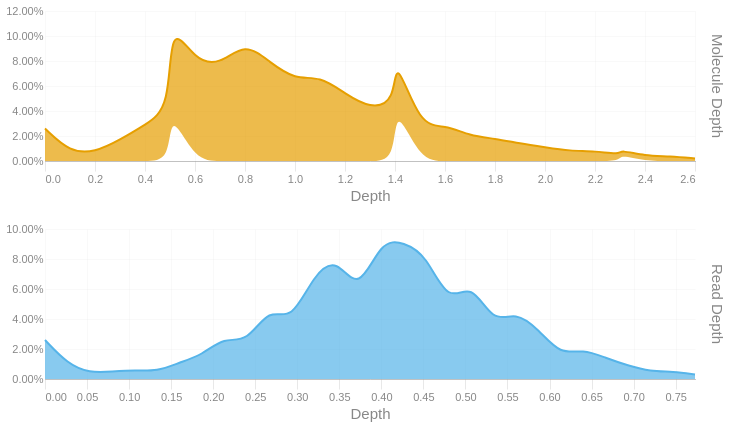

This figure's notebook cell:
### Code cell
readdep = depth_hist(tb['Read Depth'], q99, 3)
readdep = readdep.with_columns(pl.lit('Read Depth').alias('Metric'))
if not SKIPLR:
    moldep = depth_hist(tb['Molecule Depth'], mol_q99, 1)
    moldep = moldep.with_columns(pl.lit('Molecule Depth').alias('Metric'))
    _hist = pl.concat([readdep, moldep])
    _hist = _hist.filter(pl.col('Proportion') != 0)
    with SafeRender(_hist):
        (
            alt.Chart(_hist)        
            .mark_area(interpolate = "basis")
            .encode(
                x=alt.X('Bin:Q').scale(domainMin=0).axis(alt.Axis(title='Depth')),
                y = alt.Y('Proportion:Q', title = None).axis(format = '.2%'),
                color = alt.Color('Metric:N').legend(None),
                row = alt.Row("Metric:N").header(title = None, labelOrient = 'right'),
                tooltip = [
                    alt.Tooltip("Metric:N", title = "Metric"),
                    alt.Tooltip('Interval:N', title = "Depth Interval"),
                    alt.Tooltip('Proportion:Q', title = "% Alignments").format('.2%')
                ]
            )
            .resolve_scale(x='independent', y='independent')
            .properties(
                height = 150, width = 650,
                usermeta={'embedOptions': {'downloadFileName': f'{samplename}.depth.hist'}}
            )
        ).display()
else:
    readdep = readdep.filter(pl.col('Proportion') != 0)
    with SafeRender(readdep):
        (
            alt.Chart(readdep)        
            .mark_area(interpolate = "basis")
            .encode(
                x=alt.X('Bin:Q').scale(domainMin=0).axis(alt.Axis(title='Depth')),
                y = alt.Y('Proportion:Q', title = None).axis(format = '.2%'),
                tooltip = [
                    alt.Tooltip('Interval:N', title = "Depth Interval"),
                    alt.Tooltip('Proportion:Q', title = "% Alignments").format('.2%')
                ]
            )
            .properties(
                usermeta={'embedOptions': {'downloadFileName': f'{samplename}.depth.hist'}}
            )
        ).display()

### Figure 1 — Vega-Lite specification as saved in the notebook (floating-point values rounded to 4 significant figures)
{"width": 650, "height": 150, "config": {"title": {"anchor": "start", "dy": -15, "fontSize": 18, "color": "#888888", "subtitleColor": "#888888", "subtitleFontSize": 14}, "arc": {"fill": "#0072B2"}, "axis": {"domainColor": "#888888", "domainWidth": 0.5, "gridWidth": 0.2, "grid": false, "titleFontWeight": 400, "titleFontSize": 15, "labelFontSize": 11, "labelColor": "#888888", "tickColor": "#888888", "tickWidth": 0.2, "titleColor": "#888888"}, "axisBand": {"grid": false}, "axisX": {"grid": true, "tickSize": 10, "domainCap": "round"}, "axisY": {"domain": false, "grid": true, "tickSize": 0, "domainCap": "round"}, "background": "transparent", "header": {"labelFontSize": 15, "labelColor": "#888888", "titleFontSize": 15, "titleFontWeight": 600, "titleColor": "#888888"}, "legend": {"labelFont": "sans-serif", "labelFontSize": 12, "labelColor": "#888888", "symbolSize": 100, "symbolType": "circle", "titleFontSize": 12, "titlePadding": 10, "titleColor": "#888888", "title": null}, "range": {"category": ["#E69F00", "#56B4E9", "#009E73", "#F0E442", "#0072B2", "#D55E00", "#CC79A7", "#000000"], "diverging": ["#cfe8f3", "#a2d4ec", "#73bfe2", "#46abdb", "#1696d2", "#12719e"]}, "area": {"fill": "#0072B2", "fillOpacity": 0.7, "line": true, "strokeOpacity": 0.7}, "line": {"color": "#0072B2", "stroke": "#0072B2", "strokeWidth": 2}, "trail": {"color": "#0072B2", "stroke": "#0072B2", "strokeWidth": 0, "size": 1}, "point": {"filled": true, "fillOpacity": 1.0, "size": 95}, "text": {"color": "#888888", "fontSize": 11, "align": "right", "fontWeight": 400, "size": 11}, "bar": {"fill": "#0072B2", "stroke": null}, "view": {"stroke": null, "continuousWidth": 660, "continuousHeight": 400}}, "data": {"name": "data-f4ed4e9727da8cbe5f76261010b7fec9"}, "mark": {"type": "area", "interpolate": "basis"}, "encoding": {"color": {"field": "Metric", "legend": null, "type": "nominal"}, "row": {"field": "Metric", "header": {"title": null, "labelOrient": "right"}, "type": "nominal"}, "tooltip": [{"field": "Metric", "title": "Metric", "type": "nominal"}, {"field": "Interval", "title": "Depth Interval", "type": "nominal"}, {"field": "Proportion", "format": ".2%", "title": "% Alignments", "type": "quantitative"}], "x": {"axis": {"title": "Depth"}, "field": "Bin", "scale": {"domainMin": 0}, "type": "quantitative"}, "y": {"axis": {"format": ".2%"}, "field": "Proportion", "title": null, "type": "quantitative"}}, "resolve": {"scale": {"x": "independent", "y": "independent"}}, "usermeta": {"embedOptions": {"downloadFileName": "S1_Annapolis_13.depth.hist"}}, "$schema": "https://vega.github.io/schema/vega-lite/v6.1.0.json", "datasets": {"data-f4ed4e9727da8cbe5f76261010b7fec9": [{"Bin": 0.0, "Interval": "0.0-0.027", "Proportion": 0.026, "Metric": "Read Depth"}, {"Bin": 0.027, "Interval": "0.027-0.053", "Proportion": 0.01, "Metric": "Read Depth"}, {"Bin": 0.053, "Interval": "0.053-0.08", "Proportion": 0.004, "Metric": "Read Depth"}, {"Bin": 0.08, "Interval": "0.08-0.107", "Proportion": 0.005, "Metric": "Read Depth"}, {"Bin": 0.107, "Interval": "0.107-0.133", "Proportion": 0.006, "Metric": "Read Depth"}, {"Bin": 0.133, "Interval": "0.133-0.16", "Proportion": 0.005, "Metric": "Read Depth"}, {"Bin": 0.16, "Interval": "0.16-0.187", "Proportion": 0.011, "Metric": "Read Depth"}, {"Bin": 0.187, "Interval": "0.187-0.213", "Proportion": 0.016, "Metric": "Read Depth"}, {"Bin": 0.213, "Interval": "0.213-0.24", "Proportion": 0.028, "Metric": "Read Depth"}, {"Bin": 0.24, "Interval": "0.24-0.267", "Proportion": 0.024, "Metric": "Read Depth"}, {"Bin": 0.267, "Interval": "0.267-0.293", "Proportion": 0.048, "Metric": "Read Depth"}, {"Bin": 0.293, "Interval": "0.293-0.32", "Proportion": 0.038, "Metric": "Read Depth"}, {"Bin": 0.32, "Interval": "0.32-0.347", "Proportion": 0.07, "Metric": "Read Depth"}, {"Bin": 0.347, "Interval": "0.347-0.373", "Proportion": 0.081, "Metric": "Read Depth"}, {"Bin": 0.373, "Interval": "0.373-0.4", "Proportion": 0.057, "Metric": "Read Depth"}, {"Bin": 0.4, "Interval": "0.4-0.427", "Proportion": 0.093, "Metric": "Read Depth"}, {"Bin": 0.427, "Interval": "0.427-0.453", "Proportion": 0.091, "Metric": "Read Depth"}, {"Bin": 0.453, "Interval": "0.453-0.48", "Proportion": 0.083, "Metric": "Read Depth"}, {"Bin": 0.48, "Interval": "0.48-0.507", "Proportion": 0.05, "Metric": "Read Depth"}, {"Bin": 0.507, "Interval": "0.507-0.533", "Proportion": 0.065, "Metric": "Read Depth"}, {"Bin": 0.533, "Interval": "0.533-0.56", "Proportion": 0.037, "Metric": "Read Depth"}, {"Bin": 0.56, "Interval": "0.56-0.587", "Proportion": 0.045, "Metric": "Read Depth"}, {"Bin": 0.587, "Interval": "0.587-0.613", "Proportion": 0.033, "Metric": "Read Depth"}, {"Bin": 0.613, "Interval": "0.613-0.64", "Proportion": 0.016, "Metric": "Read Depth"}, {"Bin": 0.64, "Interval": "0.64-0.667", "Proportion": 0.02, "Metric": "Read Depth"}, {"Bin": 0.667, "Interval": "0.667-0.693", "Proportion": 0.014, "Metric": "Read Depth"}, {"Bin": 0.693, "Interval": "0.693-0.72", "Proportion": 0.009, "Metric": "Read Depth"}, {"Bin": 0.72, "Interval": "0.72-0.747", "Proportion": 0.005, "Metric": "Read Depth"}, {"Bin": 0.747, "Interval": "0.747-0.773", "Proportion": 0.005, "Metric": "Read Depth"}, {"Bin": 0.773, "Interval": "0.773-0.8", "Proportion": 0.003, "Metric": "Read Depth"}, {"Bin": 0.0, "Interval": "0.0-0.1", "Proportion": 0.026, "Metric": "Molecule Depth"}, {"Bin": 0.1, "Interval": "0.1-0.2", "Proportion": 0.007, "Metric": "Molecule Depth"}, {"Bin": 0.2, "Interval": "0.2-0.3", "Proportion": 0.007, "Metric": "Molecule Depth"}, {"Bin": 0.3, "Interval": "0.3-0.4", "Proportion": 0.017, "Metric": "Molecule Depth"}, {"Bin": 0.4, "Interval": "0.4-0.5", "Proportion": 0.029, "Metric": "Molecule Depth"}, {"Bin": 0.5, "Interval": "0.5-0.5", "Proportion": 0.042, "Metric": "Molecule Depth"}, {"Bin": 0.5, "Interval": "0.5-0.6", "Proportion": 0.071, "Metric": "Molecule Depth"}, {"Bin": 0.6, "Interval": "0.6-0.7", "Proportion": 0.08, "Metric": "Molecule Depth"}, {"Bin": 0.7, "Interval": "0.7-0.8", "Proportion": 0.077, "Metric": "Molecule Depth"}, {"Bin": 0.8, "Interval": "0.8-0.9", "Proportion": 0.095, "Metric": "Molecule Depth"}, {"Bin": 0.9, "Interval": "0.9-1.0", "Proportion": 0.079, "Metric": "Molecule Depth"}, {"Bin": 1.0, "Interval": "1.0-1.1", "Proportion": 0.065, "Metric": "Molecule Depth"}, {"Bin": 1.1, "Interval": "1.1-1.2", "Proportion": 0.068, "Metric": "Molecule Depth"}, {"Bin": 1.2, "Interval": "1.2-1.3", "Proportion": 0.054, "Metric": "Molecule Depth"}, {"Bin": 1.3, "Interval": "1.3-1.4", "Proportion": 0.042, "Metric": "Molecule Depth"}, {"Bin": 1.4, "Interval": "1.4-1.4", "Proportion": 0.047, "Metric": "Molecule Depth"}, {"Bin": 1.4, "Interval": "1.4-1.5", "Proportion": 0.039, "Metric": "Molecule Depth"}, {"Bin": 1.5, "Interval": "1.5-1.6", "Proportion": 0.027, "Metric": "Molecule Depth"}, {"Bin": 1.6, "Interval": "1.6-1.7", "Proportion": 0.029, "Metric": "Molecule Depth"}, {"Bin": 1.7, "Interval": "1.7-1.8", "Proportion": 0.02, "Metric": "Molecule Depth"}, {"Bin": 1.8, "Interval": "1.8-1.9", "Proportion": 0.018, "Metric": "Molecule Depth"}, {"Bin": 1.9, "Interval": "1.9-2.0", "Proportion": 0.014, "Metric": "Molecule Depth"}, {"Bin": 2.0, "Interval": "2.0-2.1", "Proportion": 0.011, "Metric": "Molecule Depth"}, {"Bin": 2.1, "Interval": "2.1-2.2", "Proportion": 0.008, "Metric": "Molecule Depth"}, {"Bin": 2.2, "Interval": "2.2-2.3", "Proportion": 0.008, "Metric": "Molecule Depth"}, {"Bin": 2.3, "Interval": "2.3-2.3", "Proportion": 0.005, "Metric": "Molecule Depth"}, {"Bin": 2.3, "Interval": "2.3-2.4", "Proportion": 0.004, "Metric": "Molecule Depth"}, {"Bin": 2.4, "Interval": "2.4-2.5", "Proportion": 0.004, "Metric": "Molecule Depth"}, {"Bin": 2.5, "Interval": "2.5-2.6", "Proportion": 0.004, "Metric": "Molecule Depth"}, {"Bin": 2.6, "Interval": "2.6-2.7", "Proportion": 0.002, "Metric": "Molecule Depth"}]}}
